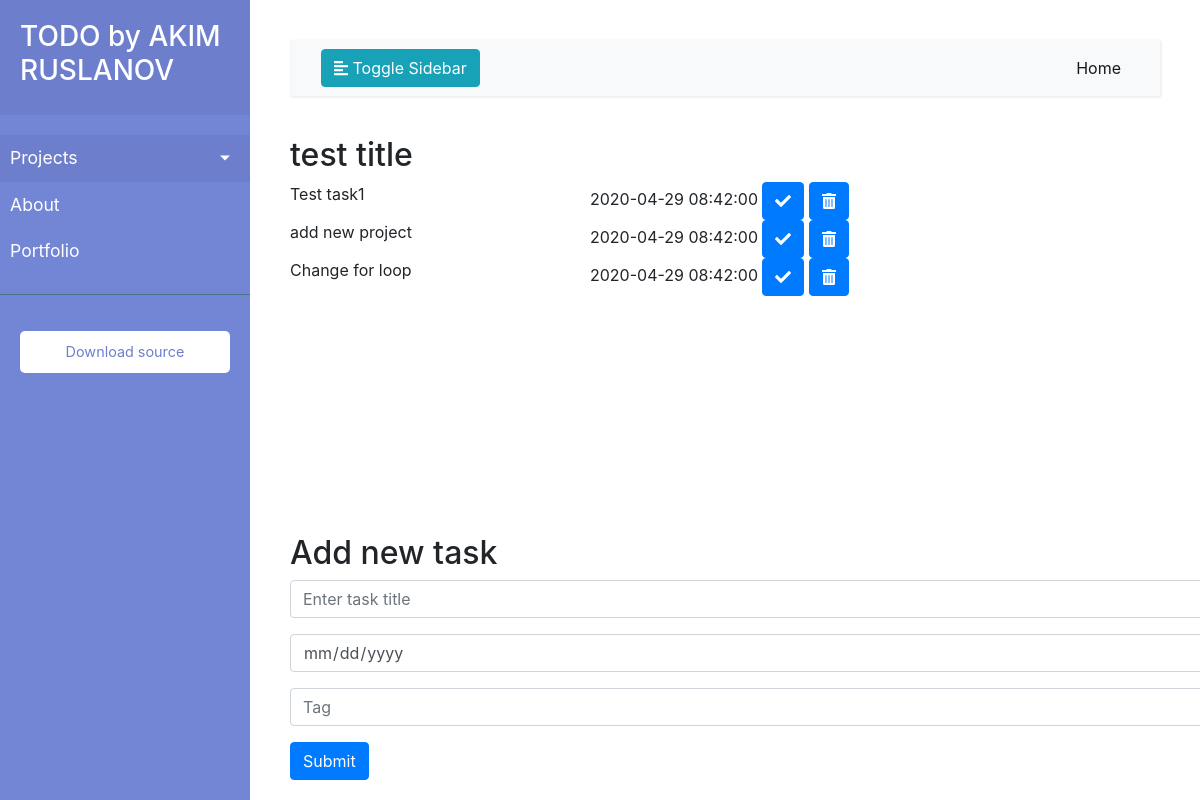
Before: / with the older database file.
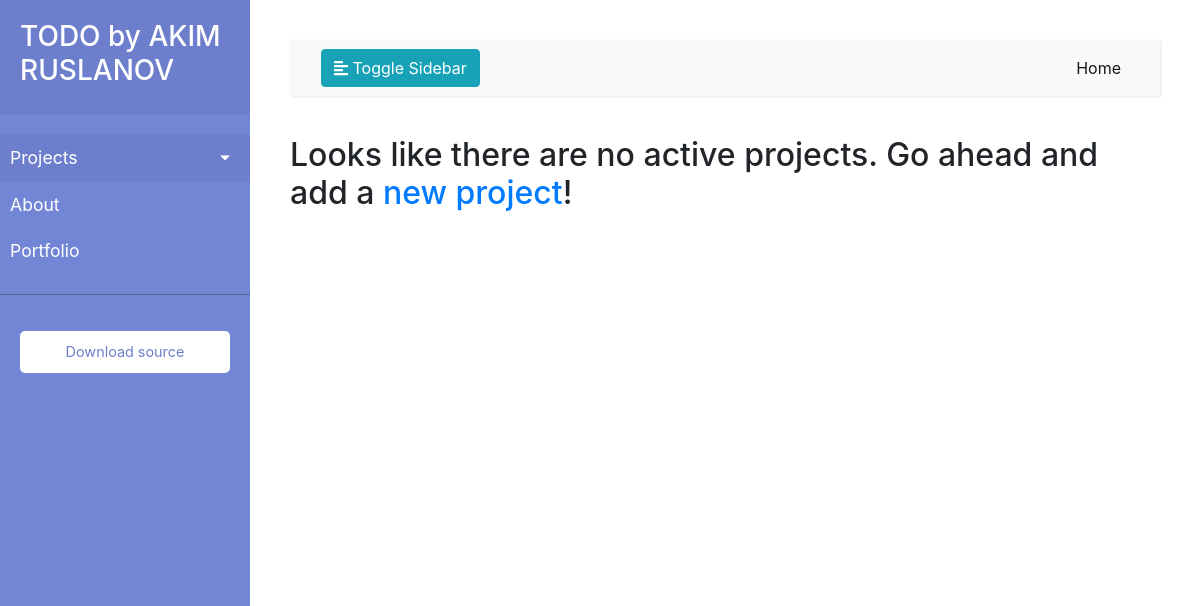
After: the same page with the newer database file.
### app.py (models this page shows, shortened)
class Project(db.Model):
    id = db.Column(db.Integer, primary_key=True)
    title = db.Column(db.Text, nullable=False)
    description = db.Column(db.Text, nullable=True, default="")
    date_created = db.Column(db.DateTime, default=datetime.utcnow)
    tasks = db.relationship('Task', backref='project', lazy=True)

class Task(db.Model):
    id = db.Column(db.Integer, primary_key=True)
    title = db.Column(db.Text, nullable=False)
    date_created = db.Column(db.DateTime, default=datetime.now())
    due_date = db.Column(db.DateTime)
    tag = db.Column(db.Text)  # might create enumeration???
    done = db.Column(db.Boolean, default=False)
    project_id = db.Column(db.Integer, db.ForeignKey('project.id'), nullable=False)

### app.py (the view)
@app.route('/')
def tasks_list():
    projects = Project.query.all()
    if (len(projects) != 0):
        project_active = projects[0]
    else:
        project_active = -1
    return render_template('index.html', projects=projects, project_active=project_active)

### templates/index.html (shortened to what this page needs)
{% extends 'base.html' %}
{% block content %}
<h2>{{ project_active.title }}</h2>
{% if project_active == -1 %}
<h2>Looks like there are no active projects. Go ahead and add a <a href="/project_page">new project</a>!</h2>
{% else %}
{% for task in project_active.tasks %}
<div class="row">
    <div class="col-sm-4">
        {% if task.done %} <strike> {{ task.title }} </strike>
        {% else %} {{ task.title }}
        {% endif %}
    </div>
    <div class="col-sm-4">
        {{ task.due_date }}
        <a href="/done/{{ task.id }}" class="btn btn-primary"><i class="fas fa-check"></i></a>
        <a href="/delete/{{ task.id }}" class="btn btn-primary"><i class="fas fa-trash-alt"></i></a>
    </div>
</div>
{% endfor %}
<div id="input_wrapper">
    <form action="/task/{{ projects[0].id }}" method="POST">
        <h2>Add new task</h2>
        <div class="form-group">
          <input type="text" class="form-control" id="task_title" aria-describedby="titleHelp" name="title" placeholder="Enter task title">
        </div>
        <div class="form-group">
          <input type="date" class="form-control" id="date_picker" placeholder="Due Date" name="due_date">
        </div>
        <div class="form-group">
          <input type="text" class="form-control" id="task_tag" name="tag" placeholder="Tag">
        </div>
        <button type="submit" class="btn btn-primary">Submit</button>
    </form>
</div>
{% endif %}
{% endblock %}

### templates/base.html (shortened to what this page needs)
<!DOCTYPE html>
<html lang="en">
<head>
    <link rel="stylesheet" href="../static/css/main.css">
    <link rel="stylesheet" href="https://stackpath.bootstrapcdn.com/bootstrap/4.1.0/css/bootstrap.min.css">
    <link rel="stylesheet" href="https://cdnjs.cloudflare.com/ajax/libs/malihu-custom-scrollbar-plugin/3.1.5/jquery.mCustomScrollbar.min.css">
</head>
<body>
    {% include 'partials/_navbar.html' %}
    <div class="wrapper">
        <nav id="sidebar">
            <div class="sidebar-header">
                <h3>TODO by AKIM RUSLANOV</h3>
            </div>
            <ul class="list-unstyled components">
                <li class="active">
                    <a href="#homeSubmenu" data-toggle="collapse" aria-expanded="false" class="dropdown-toggle">Projects</a>
                </li>
                <li>
                    <a href="/about">About</a>
                </li>
                <li>
                    <a href="#">Portfolio</a>
                </li>
            </ul>
            <ul class="list-unstyled CTAs">
                <li>
                    <a href="https://github.com/akim-ruslanov/todo_flask" class="download" style="color: #6d7fcc;">Download source</a>
                </li>
            </ul>
        </nav>
        <div id="content">
            <nav class="navbar navbar-expand-lg navbar-light bg-light">
                <div class="container-fluid">
                    <button type="button" id="sidebarCollapse" class="btn btn-info">
                        <i class="fas fa-align-left"></i>
                        <span>Toggle Sidebar</span>
                    </button>
                    <div class="collapse navbar-collapse" id="navbarSupportedContent">
                        <ul class="nav navbar-nav ml-auto">
                            <li class="nav-item active">
                                <a class="nav-link" href="/">Home</a>
                            </li>
                        </ul>
                    </div>
                </div>
            </nav>
            {% block content %} {% endblock %}
        </div>
    </div>
    </body>
</html>

### templates/partials/_navbar.html (shortened to what this page needs)
<nav id="sidebar">
    <div class="sidebar-header">
        <h3>Bootstrap Sidebar</h3>
    </div>
    <ul class="list-unstyled components">
        <p>Dummy Heading</p>
        <li class="active">
            <a href="#homeSubmenu" data-toggle="collapse" aria-expanded="false" class="dropdown-toggle">Projects</a>
        </li>
        <li>
            <a href="#">About</a>
        </li>
        <li>
            <a href="#pageSubmenu" data-toggle="collapse" aria-expanded="false" class="dropdown-toggle">Pages</a>
        </li>
        <li>
            <a href="#">Portfolio</a>
        </li>
        <li>
            <a href="#">Contact</a>
        </li>
    </ul>
    <ul class="list-unstyled CTAs">
        <li>
            <a href="https://bootstrapious.com/tutorial/files/sidebar.zip" class="download">Download source</a>
        </li>
        <li>
            <a href="https://bootstrapious.com/p/bootstrap-sidebar" class="article">Back to article</a>
        </li>
    </ul>
</nav>

### static/css/main.css (style rules this page uses)
body { font-family: 'Poppins', sans-serif; background: #fafafa; }
p { font-family: 'Poppins', sans-serif; font-size: 1.1em; font-weight: 300; line-height: 1.7em; color: #999; }
a, a:hover, a:focus { color: inherit; text-decoration: none; transition: all 0.3s; }
.navbar { padding: 15px 10px; background: #fff; border: none; border-radius: 0; margin-bottom: 40px; box-shadow: 1px 1px 3px rgba(0, 0, 0, 0.1); }
.wrapper { display: flex; width: 100%; }
#sidebar { width: 250px; position: fixed; top: 0; left: 0; height: 100vh; z-index: 999; background: #7386D5; color: #fff; transition: all 0.3s; }
#sidebar .sidebar-header { padding: 20px; background: #6d7fcc; }
#sidebar ul.components { padding: 20px 0; border-bottom: 1px solid #47748b; }
#sidebar ul p { color: #fff; padding: 10px; }
#sidebar ul li a { padding: 10px; font-size: 1.1em; display: block; color: white; }
#sidebar ul li.active>a, a[aria-expanded="true"] { color: #fff; background: #6d7fcc; }
a[data-toggle="collapse"] { position: relative; }
.dropdown-toggle::after { display: block; position: absolute; top: 50%; right: 20px; transform: translateY(-50%); }
ul.CTAs { padding: 20px; }
ul.CTAs a { text-align: center; font-size: 0.9em !important; display: block; border-radius: 5px; margin-bottom: 5px; }
a.download { background: #fff; color: #7386D5; }
a.article, a.article:hover { background: #6d7fcc !important; color: #fff !important; }
#content { width: calc(100% - 250px); padding: 40px; min-height: 100vh; transition: all 0.3s; position: absolute; top: 0; right: 0; }

Changed rows visible on the page:
removed Project: title "test title"
removed Task: title "Test task1", due_date "2020-04-29 08:42:00"
removed Task: title "add new project", due_date "2020-04-29 08:42:00"
removed Task: title "Change for loop", due_date "2020-04-29 08:42:00"
Other visible differences:
text no longer shown: "Add new task Submit"
text now shown: "Looks like there are no active projects. Go ahead and add a new project !"
